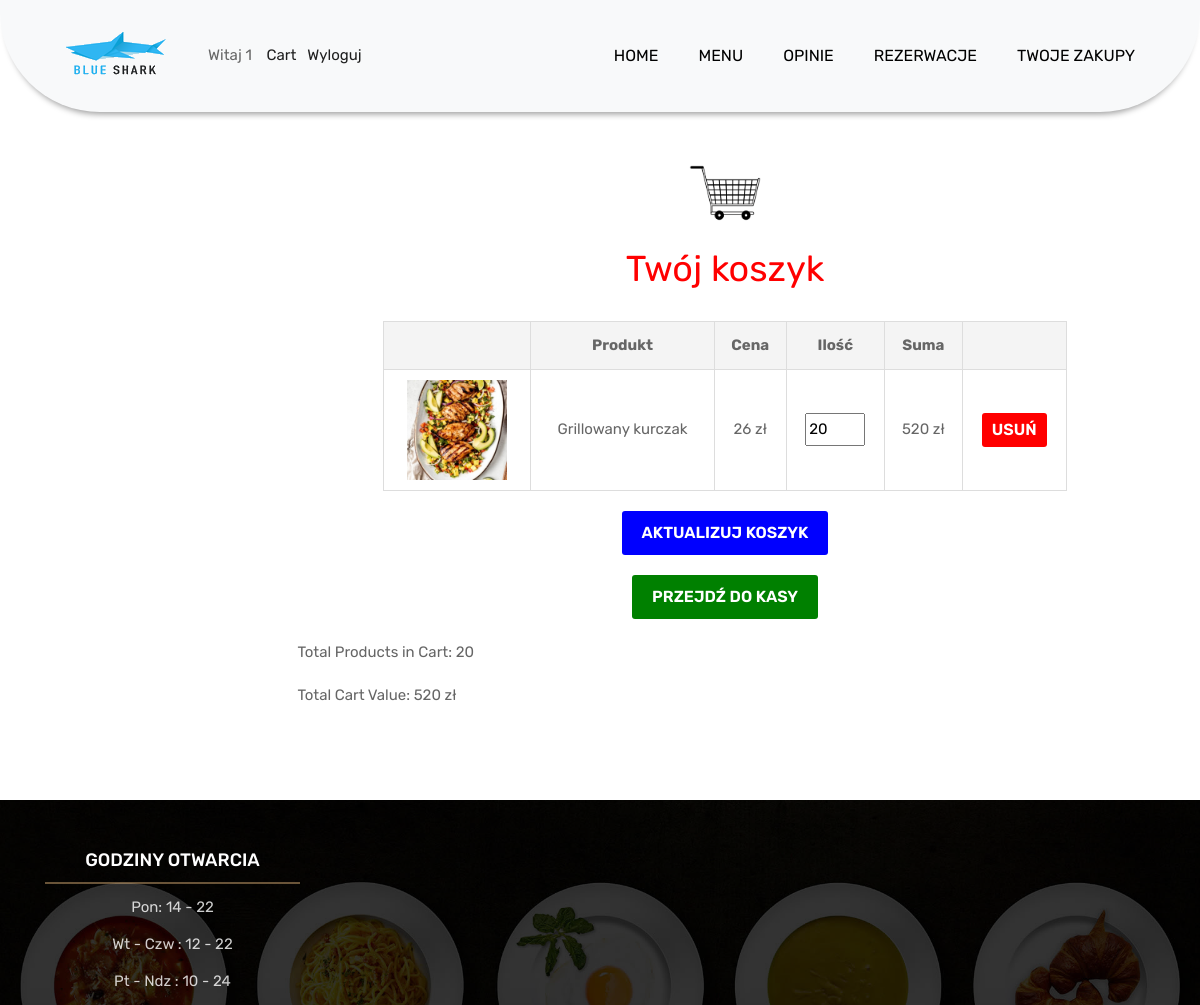
Page /cart.php (signed in) on the committed database.
### tables this page shows
CREATE TABLE `addcart` (
  `id` bigint(12) NOT NULL,
  `p_id` bigint(12) NOT NULL,
  `u_id` varchar(50) NOT NULL,
  `price` bigint(12) NOT NULL,
  `qty` bigint(12) NOT NULL,
  `total` bigint(12) NOT NULL
);

CREATE TABLE `menu` (
  `id` bigint(12) NOT NULL,
  `category` varchar(100) NOT NULL,
  `sub_cat` varchar(120) NOT NULL,
  `title` varchar(100) NOT NULL,
  `description` text NOT NULL,
  `price` bigint(6) NOT NULL,
  `image` text NOT NULL
);

### cart.php (the view, shortened to what this page needs)
<?php
$uid = $_SESSION['uid'];
include "header.php";
include "connect.php";
$s = mysqli_query($con, "SELECT addcart.id, addcart.p_id, addcart.price, addcart.qty, addcart.total, menu.image, menu.title
                         FROM addcart
                         INNER JOIN menu ON addcart.p_id=menu.id
                         WHERE addcart.u_id='$uid'");
$total_items = array_sum(array_column($_SESSION['cart'], 'qty'));
$total_value = array_sum(array_column($_SESSION['cart'], 'total'));
?>
<!DOCTYPE html>
<html lang="pl">
<head>
    <link rel="stylesheet" href="css/cart.css">
</head>
<body>
<div class="content">
    <div style="height: 150px;"></div>
    <div style="width: 90%; margin: 0 auto;">
        <center><img src="img/bg/cart.jpg" width="10%"></center>
        <center><p style="font-size: 2.4em; color: red">Twój koszyk</p></center>
        <div>
            <form action="cart.php" method="post">
                <table>
                    <tr>
                        <th></th>
                        <th>Produkt</th>
                        <th>Cena</th>
                        <th>Ilość</th>
                        <th>Suma</th>
                        <th></th>
                    </tr>
                    <?php mysqli_data_seek($s, 0); while($r = mysqli_fetch_array($s)): ?>
                        <tr>
                            <td align="right"><img src="admin/<?php echo $r['image']; ?>" width="100" height="100"></td>
                            <td><?php echo $r['title']; ?></td>
                            <td><?php echo $r['price']; ?> zł</td>
                            <td>
                                <input type="number" name="qty[<?php echo $r['id']; ?>]" value="<?php echo $r['qty']; ?>" min="1" style="width: 60px;">
                            </td>
                            <td><?php echo $r['total']; ?> zł</td>
                            <td><a href="cart.php?remove=<?php echo $r['id']; ?>" class="btn btn-danger">Usuń</a></td>
                        </tr>
                    <?php endwhile; ?>
                </table>
                <div class="update-button">
                    <button type="submit" name="update_cart" class="btn btn-primary">Aktualizuj koszyk</button>
                </div>
            </form>
            <div class="checkout-button">
                <a href="checkout.php" class="btn btn-success">Przejdź do kasy</a>
            </div>
            <div class="cart-summary">
                <p>Total Products in Cart: <?php echo $total_items; ?></p>
                <p>Total Cart Value: <?php echo $total_value; ?> zł</p>
            </div>
        </div>
    </div>
</div>
<?php include "footer.php"; ?>
</body>
</html>

### css/style.css (style rules this page uses)
body { color: #666666; font-size: 15px; font-family: 'Rubik', sans-serif; line-height: 1.80857; }
a { color: #1f1f1f; text-decoration: none !important; outline: none !important; -webkit-transition: all .3s ease-in-out; -moz-transition: all .3s ease-in-out; -ms-transition: all .3s ease-in-out; -o-transition: all .3s ease-in-out; transition: all .3s ease-in-out; }
a { color: #1f1f1f; text-decoration: none; outline: none; }
a, .btn { text-decoration: none !important; outline: none !important; -webkit-transition: all .3s ease-in-out; -moz-transition: all .3s ease-in-out; -ms-transition: all .3s ease-in-out; -o-transition: all .3s ease-in-out; transition: all .3s ease-in-out; }
.btn { text-transform: uppercase; padding: 19px 36px; }
.btn { display: inline-block; font-weight: 600; text-align: center; white-space: nowrap; vertical-align: middle; -webkit-user-select: none; -moz-user-select: none; -ms-user-select: none; user-select: none; border: 2px solid transparent; padding: 12px 30px; font-size: 16px; line-height: 1.5; border-radius: .1875rem; transition: color .15s ease-in-out, background-color .15s ease-in-out, border-color .15s ease-in-out, box-shadow .15s ease-in-out; }
:root { --primary: #009CFF; --light: #F3F6F9; --dark: #191C24; }
.btn { transition: .5s; }
.btn.btn-primary { color: #FFFFFF; }
.content { margin-left: 250px; min-height: 100vh; background: #FFFFFF; transition: 0.5s; }
@media (min-width: 992px) { .content { width: calc(100% - 250px); } }

### css/cart.css (style rules this page uses)
body { display: flex; flex-direction: column; min-height: 100vh; }
.content { flex: 1; }
table { width: 80%; margin: 20px auto; border-collapse: collapse; }
th, td { padding: 10px; text-align: center; border: 1px solid #ddd; }
th { background-color: #f4f4f4; }
.btn-danger { color: white; background-color: red; border: none; padding: 5px 10px; cursor: pointer; }
.btn-primary { color: white; background-color: blue; border: none; padding: 10px 20px; cursor: pointer; }
.btn-success { color: white; background-color: green; border: none; padding: 10px 20px; cursor: pointer; }
.update-button, .checkout-button { text-align: center; margin: 20px 0; }

### rows in the picture
addcart: menu.image (picture), menu.title "Grillowany kurczak", price "26", qty "20", total "520"

### other values in the picture
$_SESSION['uid'] "1"
$total_items "20"
$total_value "520"
